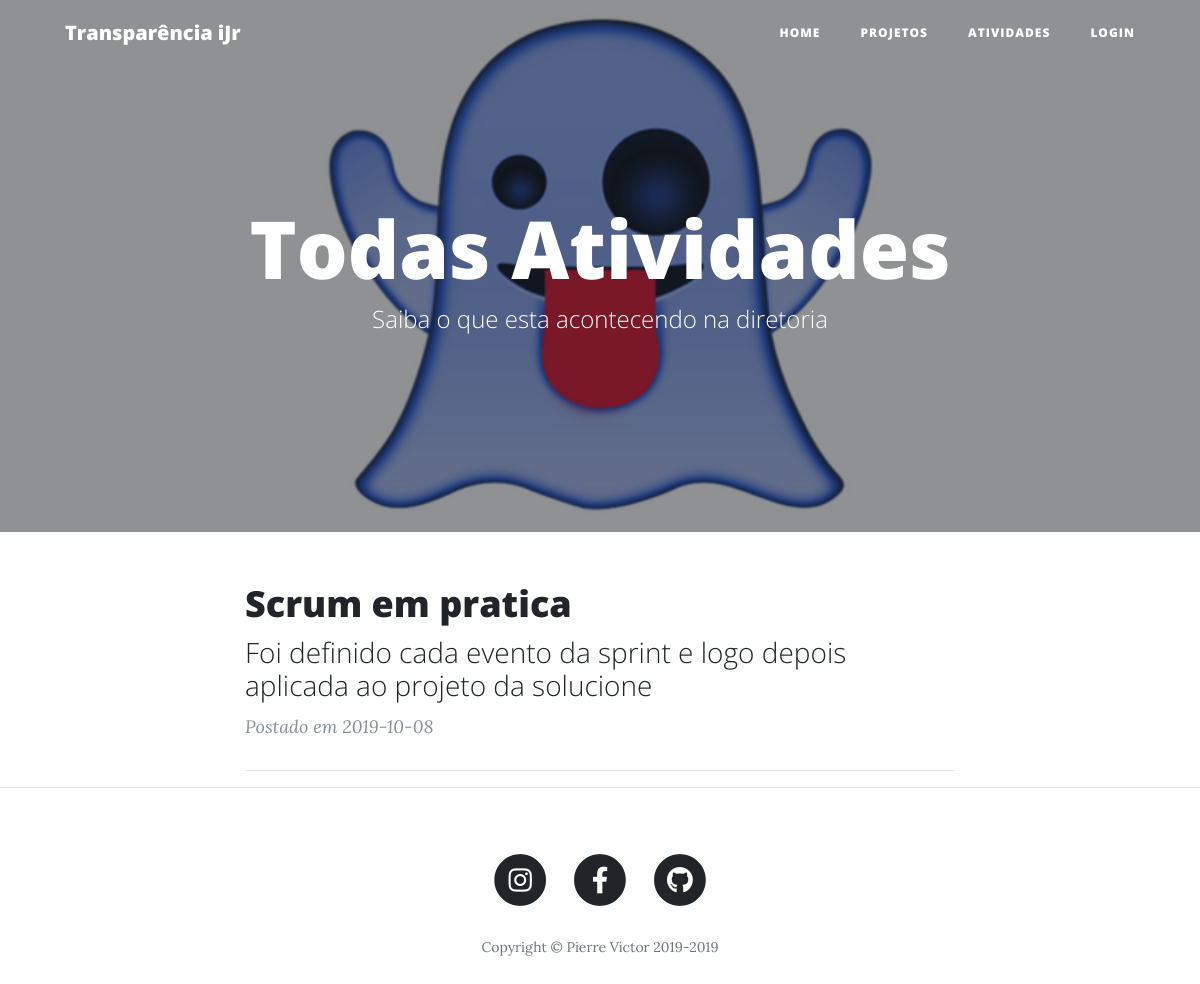
/projetos/todasatividades, run on an earlier commit of the app's database.
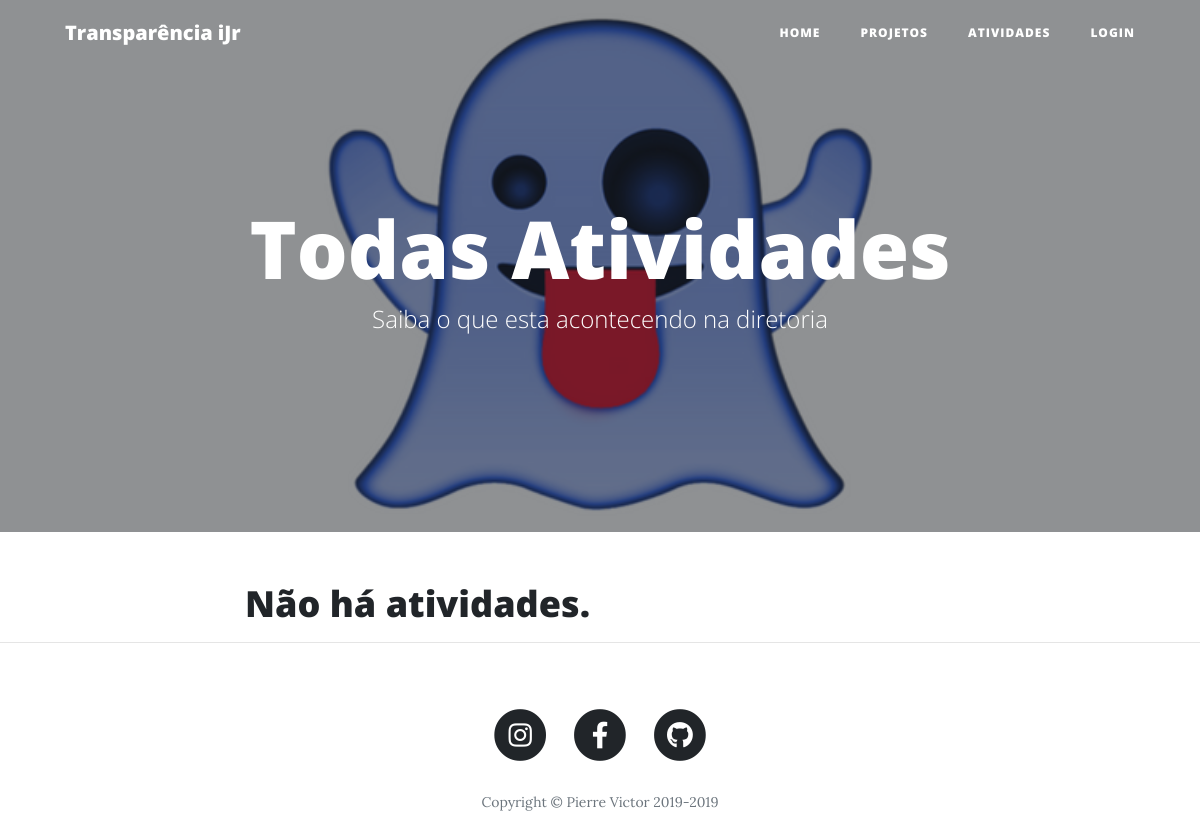
And on a later commit of the database.
### transparenciaprojetosijr/projetos/models.py (models this page shows, shortened)
class Atividades(db.Model):
    __tablename__ = 'atividades'
    id = db.Column(db.Integer, primary_key=True)
    nome = db.Column(db.String)
    descricao = db.Column(db.String)
    data_criacao = db.Column(db.Date, default=datetime.today())

### transparenciaprojetosijr/projetos/views.py (the view)
@projetos.route("/todasatividades")
def todas_atividades():
    login = LoginForm()
    adicionarUser = AdicionarUserForm()
    logout = LogoutForm()
    adicionarAtividade = AdicionarAtividadeForm()
    atividades = Atividades.query.all()
    return render_template("todas_atividades.html", login=login, adicionarUser=adicionarUser, logout=logout, atividades=atividades, adicionarAtividade=adicionarAtividade)

### transparenciaprojetosijr/projetos/templates/projetos/todas_atividades.html (shortened to what this page needs)
{% extends "base.html" %}
{% block header %}
<header class="masthead" style="background-image: url('../static/img/espirito.png')">
    <div class="overlay"></div>
    <div class="container">
      <div class="row">
        <div class="col-lg-8 col-md-10 mx-auto">
          <div class="site-heading">
            <h1>Todas Atividades</h1>
            <span class="subheading">Saiba o que esta acontecendo na diretoria</span>
          </div>
        </div>
      </div>
    </div>
</header>
{% endblock %}
{% block conteudo %}
<div class="col-lg-8 col-md-10 mx-auto">
{% if atividades %}
{% for atividade in atividades %}
  <div class="post-preview">
      <a href="">
      <h2 class="post-title">
          {{ atividade.nome }}
      </h2>
      <h3 class="post-subtitle">
          {{ atividade.descricao }}
      </h3>
      </a>
      <p class="post-meta">Postado em
          {{ atividade.data_criacao }} {% if current_user.urole=="admin" %}| <a href="{{url_for('projetos.excluir_atividade',atividade_id=atividade.id)}}" class="badge badge-danger">Excluir</a>{% endif %}
      </p>
  </div>
  <hr>
{% endfor %}
{% else %}
<div class="post-preview">
    <a href="">
    <h2 class="post-title">
       Não há atividades.
    </h2>
    </a>
</div>
{% endif %}
</div>
{% endblock %}

What changed in the data, as far as the page shows it:
removed Atividades: nome "Scrum em pratica", descricao "Foi definido cada evento da sprint e logo depois aplicada ao projeto da solucione", data_criacao "2019-10-08"
Also different on the page:
text now shown: "Não há atividades."
